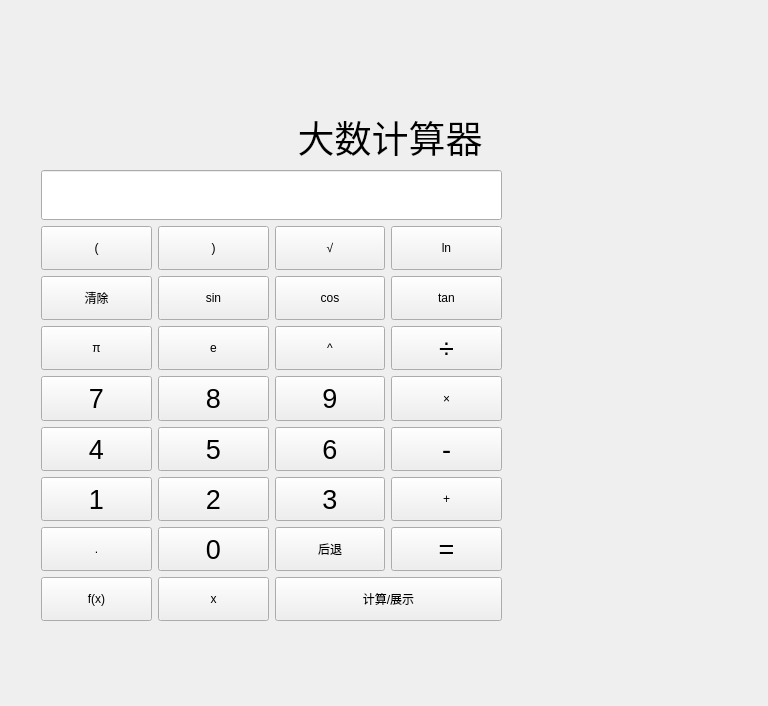
<?xml version="1.0" encoding="UTF-8"?>
<ui version="4.0">
 <class>Form</class>
 <widget class="QWidget" name="Form">
  <property name="geometry">
   <rect>
    <x>0</x>
    <y>0</y>
    <width>768</width>
    <height>706</height>
   </rect>
  </property>
  <property name="windowTitle">
   <string>Form</string>
  </property>
  <widget class="QWidget" name="gridLayoutWidget">
   <property name="geometry">
    <rect>
     <x>41</x>
     <y>110</y>
     <width>461</width>
     <height>511</height>
    </rect>
   </property>
   <property name="styleSheet">
    <string notr="true"/>
   </property>
   <layout class="QGridLayout" name="gridLayout">
    <item row="0" column="0" colspan="4">
     <widget class="QLabel" name="label">
      <property name="sizePolicy">
       <sizepolicy hsizetype="Preferred" vsizetype="Minimum">
        <horstretch>0</horstretch>
        <verstretch>0</verstretch>
       </sizepolicy>
      </property>
      <property name="minimumSize">
       <size>
        <width>0</width>
        <height>40</height>
       </size>
      </property>
      <property name="font">
       <font>
        <pointsize>28</pointsize>
       </font>
      </property>
      <property name="toolTipDuration">
       <number>-2</number>
      </property>
      <property name="styleSheet">
       <string notr="true">text-align:r;</string>
      </property>
      <property name="text">
       <string>                         大数计算器</string>
      </property>
      <property name="alignment">
       <set>Qt::AlignLeading|Qt::AlignLeft|Qt::AlignVCenter</set>
      </property>
     </widget>
    </item>
    <item row="9" column="1">
     <widget class="QPushButton" name="pushButton_0">
      <property name="sizePolicy">
       <sizepolicy hsizetype="Minimum" vsizetype="MinimumExpanding">
        <horstretch>0</horstretch>
        <verstretch>0</verstretch>
       </sizepolicy>
      </property>
      <property name="font">
       <font>
        <pointsize>20</pointsize>
       </font>
      </property>
      <property name="styleSheet">
       <string notr="true"/>
      </property>
      <property name="text">
       <string>0</string>
      </property>
     </widget>
    </item>
    <item row="3" column="2">
     <widget class="QPushButton" name="pushButton_cos">
      <property name="sizePolicy">
       <sizepolicy hsizetype="Minimum" vsizetype="MinimumExpanding">
        <horstretch>0</horstretch>
        <verstretch>0</verstretch>
       </sizepolicy>
      </property>
      <property name="styleSheet">
       <string notr="true"/>
      </property>
      <property name="text">
       <string>cos</string>
      </property>
     </widget>
    </item>
    <item row="7" column="0">
     <widget class="QPushButton" name="pushButton_4">
      <property name="sizePolicy">
       <sizepolicy hsizetype="Minimum" vsizetype="MinimumExpanding">
        <horstretch>0</horstretch>
        <verstretch>0</verstretch>
       </sizepolicy>
      </property>
      <property name="font">
       <font>
        <pointsize>20</pointsize>
       </font>
      </property>
      <property name="styleSheet">
       <string notr="true"/>
      </property>
      <property name="text">
       <string>4</string>
      </property>
     </widget>
    </item>
    <item row="1" column="0" colspan="4">
     <widget class="QLineEdit" name="lineEdit_input">
      <property name="sizePolicy">
       <sizepolicy hsizetype="Expanding" vsizetype="Minimum">
        <horstretch>0</horstretch>
        <verstretch>0</verstretch>
       </sizepolicy>
      </property>
      <property name="minimumSize">
       <size>
        <width>0</width>
        <height>50</height>
       </size>
      </property>
      <property name="font">
       <font>
        <pointsize>18</pointsize>
       </font>
      </property>
      <property name="styleSheet">
       <string notr="true"/>
      </property>
      <property name="text">
       <string/>
      </property>
     </widget>
    </item>
    <item row="9" column="2">
     <widget class="QPushButton" name="pushButton_back">
      <property name="sizePolicy">
       <sizepolicy hsizetype="Minimum" vsizetype="MinimumExpanding">
        <horstretch>0</horstretch>
        <verstretch>0</verstretch>
       </sizepolicy>
      </property>
      <property name="styleSheet">
       <string notr="true"/>
      </property>
      <property name="text">
       <string>后退</string>
      </property>
     </widget>
    </item>
    <item row="3" column="0">
     <widget class="QPushButton" name="pushButton_clear">
      <property name="sizePolicy">
       <sizepolicy hsizetype="Minimum" vsizetype="MinimumExpanding">
        <horstretch>0</horstretch>
        <verstretch>0</verstretch>
       </sizepolicy>
      </property>
      <property name="styleSheet">
       <string notr="true"/>
      </property>
      <property name="text">
       <string>清除</string>
      </property>
     </widget>
    </item>
    <item row="8" column="1">
     <widget class="QPushButton" name="pushButton_2">
      <property name="sizePolicy">
       <sizepolicy hsizetype="Minimum" vsizetype="MinimumExpanding">
        <horstretch>0</horstretch>
        <verstretch>0</verstretch>
       </sizepolicy>
      </property>
      <property name="font">
       <font>
        <pointsize>20</pointsize>
       </font>
      </property>
      <property name="styleSheet">
       <string notr="true"/>
      </property>
      <property name="text">
       <string>2</string>
      </property>
     </widget>
    </item>
    <item row="2" column="1">
     <widget class="QPushButton" name="pushButton_kuohao_r">
      <property name="sizePolicy">
       <sizepolicy hsizetype="Minimum" vsizetype="MinimumExpanding">
        <horstretch>0</horstretch>
        <verstretch>0</verstretch>
       </sizepolicy>
      </property>
      <property name="styleSheet">
       <string notr="true"/>
      </property>
      <property name="text">
       <string>)</string>
      </property>
     </widget>
    </item>
    <item row="6" column="2">
     <widget class="QPushButton" name="pushButton_9">
      <property name="sizePolicy">
       <sizepolicy hsizetype="Minimum" vsizetype="MinimumExpanding">
        <horstretch>0</horstretch>
        <verstretch>0</verstretch>
       </sizepolicy>
      </property>
      <property name="font">
       <font>
        <pointsize>20</pointsize>
       </font>
      </property>
      <property name="styleSheet">
       <string notr="true"/>
      </property>
      <property name="text">
       <string>9</string>
      </property>
     </widget>
    </item>
    <item row="4" column="3">
     <widget class="QPushButton" name="pushButton_divide">
      <property name="sizePolicy">
       <sizepolicy hsizetype="Minimum" vsizetype="MinimumExpanding">
        <horstretch>0</horstretch>
        <verstretch>0</verstretch>
       </sizepolicy>
      </property>
      <property name="font">
       <font>
        <pointsize>20</pointsize>
       </font>
      </property>
      <property name="styleSheet">
       <string notr="true"/>
      </property>
      <property name="text">
       <string>÷</string>
      </property>
     </widget>
    </item>
    <item row="7" column="2">
     <widget class="QPushButton" name="pushButton_6">
      <property name="sizePolicy">
       <sizepolicy hsizetype="Minimum" vsizetype="MinimumExpanding">
        <horstretch>0</horstretch>
        <verstretch>0</verstretch>
       </sizepolicy>
      </property>
      <property name="font">
       <font>
        <pointsize>20</pointsize>
       </font>
      </property>
      <property name="styleSheet">
       <string notr="true"/>
      </property>
      <property name="text">
       <string>6</string>
      </property>
     </widget>
    </item>
    <item row="7" column="3">
     <widget class="QPushButton" name="pushButton_minus">
      <property name="sizePolicy">
       <sizepolicy hsizetype="Minimum" vsizetype="MinimumExpanding">
        <horstretch>0</horstretch>
        <verstretch>0</verstretch>
       </sizepolicy>
      </property>
      <property name="font">
       <font>
        <pointsize>20</pointsize>
       </font>
      </property>
      <property name="styleSheet">
       <string notr="true"/>
      </property>
      <property name="text">
       <string>-</string>
      </property>
     </widget>
    </item>
    <item row="9" column="0">
     <widget class="QPushButton" name="pushButton_dot">
      <property name="sizePolicy">
       <sizepolicy hsizetype="Minimum" vsizetype="MinimumExpanding">
        <horstretch>0</horstretch>
        <verstretch>0</verstretch>
       </sizepolicy>
      </property>
      <property name="styleSheet">
       <string notr="true"/>
      </property>
      <property name="text">
       <string>.</string>
      </property>
     </widget>
    </item>
    <item row="9" column="3">
     <widget class="QPushButton" name="pushButton_equal">
      <property name="sizePolicy">
       <sizepolicy hsizetype="Minimum" vsizetype="MinimumExpanding">
        <horstretch>0</horstretch>
        <verstretch>0</verstretch>
       </sizepolicy>
      </property>
      <property name="font">
       <font>
        <pointsize>20</pointsize>
       </font>
      </property>
      <property name="styleSheet">
       <string notr="true"/>
      </property>
      <property name="text">
       <string>=</string>
      </property>
     </widget>
    </item>
    <item row="3" column="3">
     <widget class="QPushButton" name="pushButton_tan">
      <property name="sizePolicy">
       <sizepolicy hsizetype="Minimum" vsizetype="MinimumExpanding">
        <horstretch>0</horstretch>
        <verstretch>0</verstretch>
       </sizepolicy>
      </property>
      <property name="styleSheet">
       <string notr="true"/>
      </property>
      <property name="text">
       <string>tan</string>
      </property>
     </widget>
    </item>
    <item row="6" column="0">
     <widget class="QPushButton" name="pushButton_7">
      <property name="sizePolicy">
       <sizepolicy hsizetype="Minimum" vsizetype="MinimumExpanding">
        <horstretch>0</horstretch>
        <verstretch>0</verstretch>
       </sizepolicy>
      </property>
      <property name="font">
       <font>
        <pointsize>20</pointsize>
       </font>
      </property>
      <property name="styleSheet">
       <string notr="true"/>
      </property>
      <property name="text">
       <string>7</string>
      </property>
     </widget>
    </item>
    <item row="4" column="1">
     <widget class="QPushButton" name="pushButton_e">
      <property name="sizePolicy">
       <sizepolicy hsizetype="Minimum" vsizetype="MinimumExpanding">
        <horstretch>0</horstretch>
        <verstretch>0</verstretch>
       </sizepolicy>
      </property>
      <property name="styleSheet">
       <string notr="true"/>
      </property>
      <property name="text">
       <string>e</string>
      </property>
     </widget>
    </item>
    <item row="8" column="3">
     <widget class="QPushButton" name="pushButton_add">
      <property name="sizePolicy">
       <sizepolicy hsizetype="Minimum" vsizetype="MinimumExpanding">
        <horstretch>0</horstretch>
        <verstretch>0</verstretch>
       </sizepolicy>
      </property>
      <property name="styleSheet">
       <string notr="true"/>
      </property>
      <property name="text">
       <string>+</string>
      </property>
     </widget>
    </item>
    <item row="3" column="1">
     <widget class="QPushButton" name="pushButton_sin">
      <property name="sizePolicy">
       <sizepolicy hsizetype="Minimum" vsizetype="MinimumExpanding">
        <horstretch>0</horstretch>
        <verstretch>0</verstretch>
       </sizepolicy>
      </property>
      <property name="styleSheet">
       <string notr="true"/>
      </property>
      <property name="text">
       <string>sin</string>
      </property>
     </widget>
    </item>
    <item row="6" column="1">
     <widget class="QPushButton" name="pushButton_8">
      <property name="sizePolicy">
       <sizepolicy hsizetype="Minimum" vsizetype="MinimumExpanding">
        <horstretch>0</horstretch>
        <verstretch>0</verstretch>
       </sizepolicy>
      </property>
      <property name="font">
       <font>
        <pointsize>20</pointsize>
       </font>
      </property>
      <property name="styleSheet">
       <string notr="true"/>
      </property>
      <property name="text">
       <string>8</string>
      </property>
     </widget>
    </item>
    <item row="4" column="0">
     <widget class="QPushButton" name="pushButton_pi">
      <property name="sizePolicy">
       <sizepolicy hsizetype="Minimum" vsizetype="MinimumExpanding">
        <horstretch>0</horstretch>
        <verstretch>0</verstretch>
       </sizepolicy>
      </property>
      <property name="styleSheet">
       <string notr="true"/>
      </property>
      <property name="text">
       <string>π</string>
      </property>
     </widget>
    </item>
    <item row="7" column="1">
     <widget class="QPushButton" name="pushButton_5">
      <property name="sizePolicy">
       <sizepolicy hsizetype="Minimum" vsizetype="MinimumExpanding">
        <horstretch>0</horstretch>
        <verstretch>0</verstretch>
       </sizepolicy>
      </property>
      <property name="font">
       <font>
        <pointsize>20</pointsize>
       </font>
      </property>
      <property name="styleSheet">
       <string notr="true"/>
      </property>
      <property name="text">
       <string>5</string>
      </property>
      <property name="iconSize">
       <size>
        <width>16</width>
        <height>16</height>
       </size>
      </property>
     </widget>
    </item>
    <item row="2" column="0">
     <widget class="QPushButton" name="pushButton_kuohao_l">
      <property name="sizePolicy">
       <sizepolicy hsizetype="Minimum" vsizetype="MinimumExpanding">
        <horstretch>0</horstretch>
        <verstretch>0</verstretch>
       </sizepolicy>
      </property>
      <property name="styleSheet">
       <string notr="true"/>
      </property>
      <property name="text">
       <string>(</string>
      </property>
     </widget>
    </item>
    <item row="2" column="3">
     <widget class="QPushButton" name="pushButton_ln">
      <property name="sizePolicy">
       <sizepolicy hsizetype="Minimum" vsizetype="MinimumExpanding">
        <horstretch>0</horstretch>
        <verstretch>0</verstretch>
       </sizepolicy>
      </property>
      <property name="styleSheet">
       <string notr="true"/>
      </property>
      <property name="text">
       <string>ln</string>
      </property>
     </widget>
    </item>
    <item row="8" column="2">
     <widget class="QPushButton" name="pushButton_3">
      <property name="sizePolicy">
       <sizepolicy hsizetype="Minimum" vsizetype="MinimumExpanding">
        <horstretch>0</horstretch>
        <verstretch>0</verstretch>
       </sizepolicy>
      </property>
      <property name="font">
       <font>
        <pointsize>20</pointsize>
       </font>
      </property>
      <property name="styleSheet">
       <string notr="true"/>
      </property>
      <property name="text">
       <string>3</string>
      </property>
     </widget>
    </item>
    <item row="4" column="2">
     <widget class="QPushButton" name="pushButton_cifang">
      <property name="sizePolicy">
       <sizepolicy hsizetype="Minimum" vsizetype="MinimumExpanding">
        <horstretch>0</horstretch>
        <verstretch>0</verstretch>
       </sizepolicy>
      </property>
      <property name="styleSheet">
       <string notr="true"/>
      </property>
      <property name="text">
       <string>^</string>
      </property>
     </widget>
    </item>
    <item row="8" column="0">
     <widget class="QPushButton" name="pushButton_1">
      <property name="sizePolicy">
       <sizepolicy hsizetype="Minimum" vsizetype="MinimumExpanding">
        <horstretch>0</horstretch>
        <verstretch>0</verstretch>
       </sizepolicy>
      </property>
      <property name="font">
       <font>
        <pointsize>20</pointsize>
       </font>
      </property>
      <property name="styleSheet">
       <string notr="true"/>
      </property>
      <property name="text">
       <string>1</string>
      </property>
     </widget>
    </item>
    <item row="6" column="3">
     <widget class="QPushButton" name="pushButton_multi">
      <property name="sizePolicy">
       <sizepolicy hsizetype="Minimum" vsizetype="MinimumExpanding">
        <horstretch>0</horstretch>
        <verstretch>0</verstretch>
       </sizepolicy>
      </property>
      <property name="styleSheet">
       <string notr="true"/>
      </property>
      <property name="text">
       <string>×</string>
      </property>
     </widget>
    </item>
    <item row="2" column="2">
     <widget class="QPushButton" name="pushButton_sqrt">
      <property name="sizePolicy">
       <sizepolicy hsizetype="Minimum" vsizetype="MinimumExpanding">
        <horstretch>0</horstretch>
        <verstretch>0</verstretch>
       </sizepolicy>
      </property>
      <property name="styleSheet">
       <string notr="true"/>
      </property>
      <property name="text">
       <string>√</string>
      </property>
     </widget>
    </item>
    <item row="10" column="0">
     <widget class="QPushButton" name="pushButton_fx">
      <property name="sizePolicy">
       <sizepolicy hsizetype="Minimum" vsizetype="MinimumExpanding">
        <horstretch>0</horstretch>
        <verstretch>0</verstretch>
       </sizepolicy>
      </property>
      <property name="text">
       <string>f(x)</string>
      </property>
     </widget>
    </item>
    <item row="10" column="1">
     <widget class="QPushButton" name="pushButton_x">
      <property name="sizePolicy">
       <sizepolicy hsizetype="Minimum" vsizetype="MinimumExpanding">
        <horstretch>0</horstretch>
        <verstretch>0</verstretch>
       </sizepolicy>
      </property>
      <property name="text">
       <string>x</string>
      </property>
     </widget>
    </item>
    <item row="10" column="2" colspan="2">
     <widget class="QPushButton" name="pushButton_change_mode">
      <property name="sizePolicy">
       <sizepolicy hsizetype="Minimum" vsizetype="MinimumExpanding">
        <horstretch>0</horstretch>
        <verstretch>0</verstretch>
       </sizepolicy>
      </property>
      <property name="text">
       <string>计算/展示</string>
      </property>
     </widget>
    </item>
   </layout>
  </widget>
 </widget>
 <resources/>
 <connections/>
</ui>
